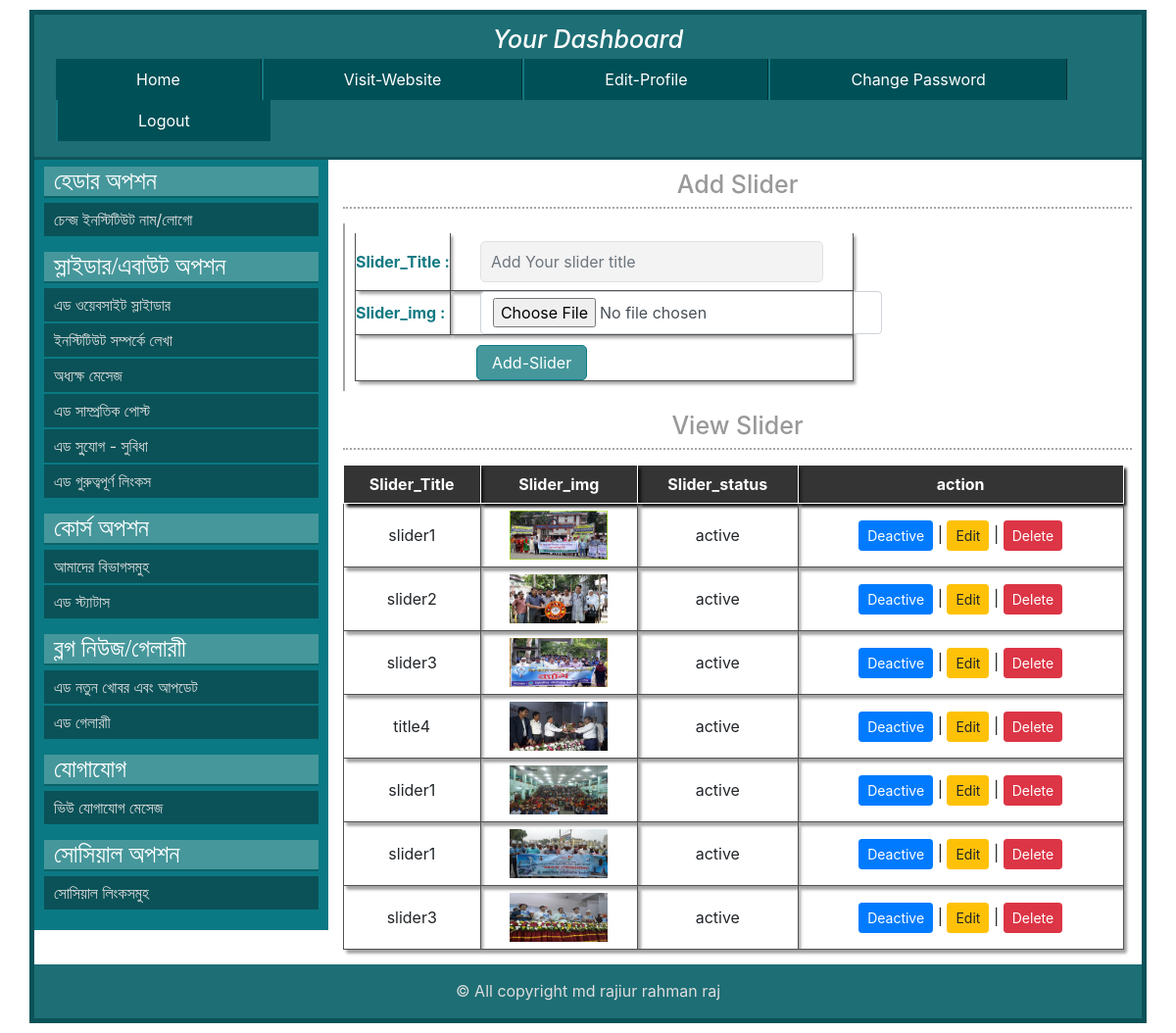
The page /backend/banner.php on the database its author committed.
### tables this page shows
CREATE TABLE `slider_table` (
  `id` int(11) NOT NULL,
  `slider_title` varchar(255) NOT NULL,
  `slider_img` varchar(100) NOT NULL DEFAULT 'default_slider.jpg',
  `slider_status` int(2) NOT NULL DEFAULT '1'
);

### backend/banner.php (the view, shortened to what this page needs)
<?php  include 'dashboad_location/dashboard_header.php';
       include 'database/database.php';
?>
    			<div class="content_right clear">
                    <div class="content">
                        <h2> Add Slider </h2>
                        <form action="banner_post.php" method="post" enctype="multipart/form-data">
                            <table class="table">
                                <tr>
                                    <td class="user_info">  Slider_Title : </td>
                                    <td> <input type="text" name="slider_title" placeholder="Add Your slider title"  class="form-control">
                                     </td>
                                </tr>
                                    <td class="user_info">  Slider_img  : </td>
                                     <td> <input type="file" name="slider_img" class="form-control"  style="margin-left:30px;">
                                     </td>
                                <tr>
                                    <td colspan="2"> <input type="submit" value="Add-Slider">
                                     </td>
                                </tr>
                            </table>
                        </form>
                         <h2>View Slider</h2>
                        <table class='update_table'>
                            <tr class="u_head">
                                <th>Slider_Title</th>
                                <th>Slider_img</th>
                                <th>Slider_status</th>
                                <th>action</th>
                            </tr>
                            <?php
                                $select_all = "SELECT * FROM slider_table";
                                $select_query = mysqli_query($db, $select_all);
                                foreach($select_query as $value) {
                                   ?>
                                <tr>
                                    <td><?= $value['slider_title']; ?></td>
                                    <td>
                                         <img src="uploads/slider_img/<?= $value['slider_img']; ?>" width="100" height='50px'>
                                    </td>
                                    <td>
                                        <?php
                                            if($value['slider_status'] == 1){
                                                echo 'active';
                                            }else{
                                                echo "deactive";
                                            }
                                        ?>
                                    </td>
                                    <td>
                                       <?php
                                            if($value['slider_status'] == 1){
                                                ?>
                                             <a href="slider_deactive.php?slider_id=<?php echo $value['id']; ?>" class="btn btn-primary btn-sm">Deactive</a>
                                            <?php
                                            }else{
                                                ?>
                                                <a href="slider_active.php?slider_id=<?php echo $value['id']; ?>" class="btn btn-success btn-sm">Active</a>
                                            <?php
                                            }
                                        ?>
                                        | <a href="slider_edit.php?slider_id=<?php echo $value['id']; ?> & slider_img_name=<?php echo $value['slider_img']; ?>"  class="btn btn-warning btn-sm">Edit</a>
                                         | <a href="slider_delete.php?slider_id=<?php echo $value['id']; ?> & slider_img_name=<?php echo $value['slider_img']; ?>"  class="btn btn-danger btn-sm" onclick='return confirm(" are you sure delete data [ <?php echo $value['slider_img']; ?> ] ")'>Delete</a>
                                    </td>
                                </tr>
                                <?php
                                }
                             ?>
                        </table>
                    </div>
    			</div>
    		 <?php include 'dashboad_location/dashboard_footer.php'; ?>

### backend/dashboad_location/dashboard_header.php (shortened to what this page needs)
<!doctype html>
<html class="no-js" lang="">
    <head>
        <link rel="stylesheet" href="https://maxcdn.bootstrapcdn.com/bootstrap/4.0.0/css/bootstrap.min.css">
        <link rel="stylesheet" type="text/css" href="css/fontawesome.min.css">
        <link rel="stylesheet" type="text/css" href="css/all.min.css">
        <link rel="stylesheet" type="text/css" href="style.css">
        <link rel="stylesheet" href="css/normalize.css">
        <link rel="stylesheet" href="css/main.css">
    </head>
    <body>
    	<div class="tamplate clear">
    		<section class="header_section clear">
    			<header class="header clear">
    				<h2> Your Dashboard </h2>
    				<nav class="main_menu clear">
    					<ul>
                            <li><a href="dashboard.php">Home</a></li>
    						<li><a href="../index.php" target="_blank">Visit-Website</a></li>
    						<li><a href="user_update.php">Edit-Profile</a></li>
    						<li><a href="change_password.php">Change Password</a></li>
    						<li><a href="logout.php">Logout</a></li>
    					</ul>
    				</nav>
    			</header>
    		</section>
    		<section class="content_section clear">
    			<div class="content_left clear" id="myactivediv">
    				<aside>
                        <h2> হেডার অপশন </h2>
                        <ul>
                            <li ><a href="header.php">চেন্জ ইনস্টিটিউট নাম/লোগো</a></li>
                        </ul>
    					<h2> স্লাইডার/এবাউট অপশন </h2>
    					<ul>
    						<li><a href="banner.php">এড ওয়েবসাইট স্লাইাডার</a></li>
                            <li><a href="about_institute.php">ইনস্টিটিউট সম্পর্কে লেখা</a></li>
                            <li><a href="about_Pricipal.php">অধ্যক্ষ  মেসেজ</a></li>
                            <li><a href="about_notice.php">এড সাম্প্রতিক পোস্ট</a></li>
                            <li><a href="student_info.php">এড সু্যোগ - সুবিধা</a></li>
                             <li><a href="useful_links.php">এড গুরুত্বপূর্ণ লিংকস </a></li>
    					</ul>
    					<h2> কোর্স অপশন </h2>
    					<ul>
                            <li><a href="our_departments.php">আমাদের বিভাগসমুহ</a></li>
                            <li><a href="status.php"> এড স্ট্যাটাস </a></li>
                        </ul>
                        <h2>  ব্লগ নিউজ/গেলারাী </h2>
                        <ul>
                            <li><a href="latest_news.php"> এড নতুন খোবর এবং আপডেট </a></li>
                            <li><a href="our_galary.php"> এড গেলারাী </a></li>
                        </ul>
                         <h2>যোগাযোগ</h2>
                        <ul>
                            <li><a href="contact_us.php"> ভিউ যোগাযোগ মেসেজ  </a></li>
                        </ul>
                        <h2> সোসিয়াল অপশন </h2>
                        <ul>
                            <li><a href="social_link.php"> সোসিয়াল লিংকসমুহ </a></li>
                        </ul>
    				</aside>
    			</div>

### backend/dashboad_location/dashboard_footer.php (shortened to what this page needs)
</section>
    		<section class="footer_section clear">
    			<footer class="footer clear">
    				<p>&copy; All copyright md rajiur rahman raj </p>
    			</footer>
    		</section>
    	</div>
    </body>
</html>

### backend/css/main.css (style rules this page uses)
html { color: #222; font-size: 1em; line-height: 1.4; }
audio, canvas, iframe, img, svg, video { vertical-align: middle; }
* { margin:0; padding:0; outline:0; }
.tamplate { width: 1000px; margin: 0 auto; background: #4c4c4c; }
.clear { overflow:hidden; }
.header_section { margin: 0px 20px; background: #1E6E75; border-bottom: 3px solid #0f545a; padding: 10px 10px; }
.header h2 { color: white; text-align: center; font-style: italic; font-size: 25px; margin-bottom: 5px; }
.main_menu ul { list-style-type:none; float:right; }
.main_menu ul li { float: left; border-left: 2px solid #157881; border-right: 1px solid #002f33; }
.main_menu ul li:first-child { border-left:none; }
.main_menu ul li:last-child { border-right:none; }
.main_menu ul li a { color: white; display: block; background: #005057; padding: 8px 53px !important; text-decoration: none; }
.content_section { margin:0px 20px; }
.content_left { width: 300px; float: left; background: #0b7983; padding: 5px 10px; }
.content_left h2 { color: white; background: #46979B; padding: 5px 10px; border-bottom: 2px solid #0B6367; margin-top: 5px; margin-bottom: 5px; }
.content_left ul li a { text-decoration: none; display: block; color: #ddd; padding: 5px 10px; background: #0a5258; margin: 2px 0px; }
.content_right { background:#fff; }
.content h2 { text-align: center; color: #999; border-bottom: 2px dotted #aaa5a5; margin-bottom: 15px; padding-bottom: 8px; margin-top: 10px; margin-left: 15px; margin-right: 10px; }
.table { border: 1px solid #bcbcbc; margin-left: 15px; margin-bottom: 20px; padding: 10px 0px; display: block; margin-right: 10px; background:#fff; }
.user_info { margin-left: 41px; padding-left: 15px; color: #147a83; font-weight: bold; font-size: 16px; }
input[type="text"], input[type="email"], input[type="password"] { width: 350px; padding: 8px 10px; margin: 8px 30px; border-radius: 5px; background: #f4f3f3; border: 1px solid #e1e1e1; color: #959595; }
input[type="submit"] { margin-left: 185px; background: #46979B; padding: 5px 15px; border: 1px solid #0a7b87; color: white; border-radius: 5px; margin-top: 5px; }
.footer_section { margin:0px 20px; background: #1E6E75; padding:25px 0px; }
.footer p { color:#ddd; text-align:center; font-size:16px; }

### backend/dashboad_location/dashboard_header.php (style rules this page uses)
.header_section { margin:0px; padding: 10px 22px 0px 22px; }
.tamplate { margin:10px auto; border:5px solid #0A5258; background: white; width:95%; }
.content_left h2 { padding: 0px 10px; margin-top: 2px; margin-bottom: 5px; }
.content_left ul li a { transition:all .7s ease; }
.content_section { margin:0px; }
.footer_section { margin: 0px; background: #1E6E75; padding: 0px 0px; }
.update_table { margin: 15px 15px; border: 1px solid #5a5a5a; width: 96%; text-align: center; }
.u_head { background: #353434; color: white; }
.update_table tr, th { padding: 7px 0px; border: 1px solid white; box-shadow: 3px 3px 3px 0px #0f0f10; }
.update_table tr, td { padding: 7px 0px; border: 1px solid #515151; box-shadow: 3px 3px 3px 0px #a4a4a4; }
.main_menu ul li a { padding: 8px 54px; }
.content h2 { font-size:25px; }
.content_left h2 { font-size: 25px; font-family: aria; }
.table td, .table th { padding:0px; vertical-align:middle; border-top: 0px solid #dee2e6; }
.table { border:none; border-left: 2px solid #a9a4a4; padding:10px; }
.footer p { margin-top:15px; }
table { margin: 0 auto; }
input[type="text"], input[type="email"], input[type="password"],input[type="date"],input[type="number"] { width: 350px; padding: 8px 10px; margin: 8px 30px; border-radius: 5px; background: #f4f3f3; border: 1px solid #e1e1e1; color: #959595; }
.main_menu ul li a { padding: 9px 82px !important; }
input[type="submit"] { margin-left: 123px; background: #46979B; padding: 7px 15px; border: 1px solid #0a7b87; color: white; border-radius: 5px; margin-top: 10px; }

### rows shown on the page
slider_table: slider_title "slider1", slider_img (picture), slider_status "active"
slider_table: slider_title "slider2", slider_img (picture), slider_status "active"
slider_table: slider_title "slider3", slider_img (picture), slider_status "active"
slider_table: slider_title "title4", slider_img (picture), slider_status "active"
slider_table: slider_title "slider1", slider_img (picture), slider_status "active"
slider_table: slider_title "slider1", slider_img (picture), slider_status "active"
slider_table: slider_title "slider3", slider_img (picture), slider_status "active"
